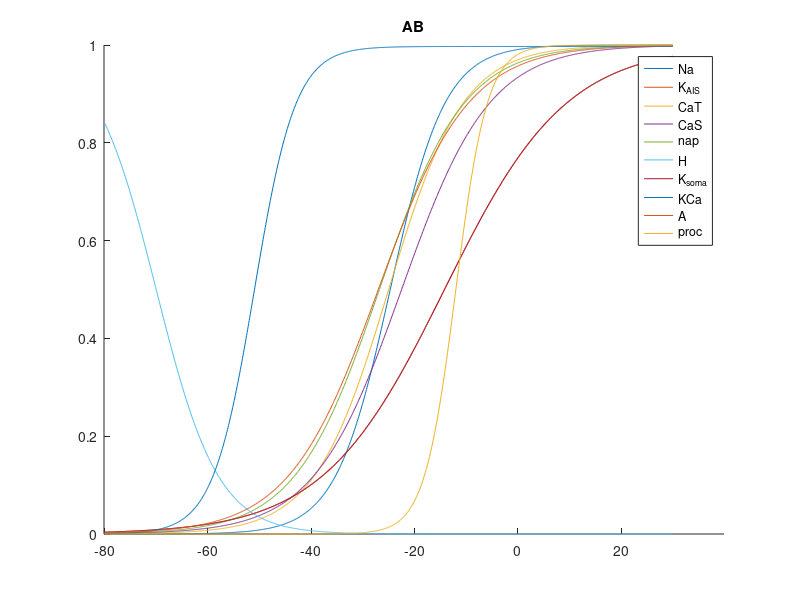
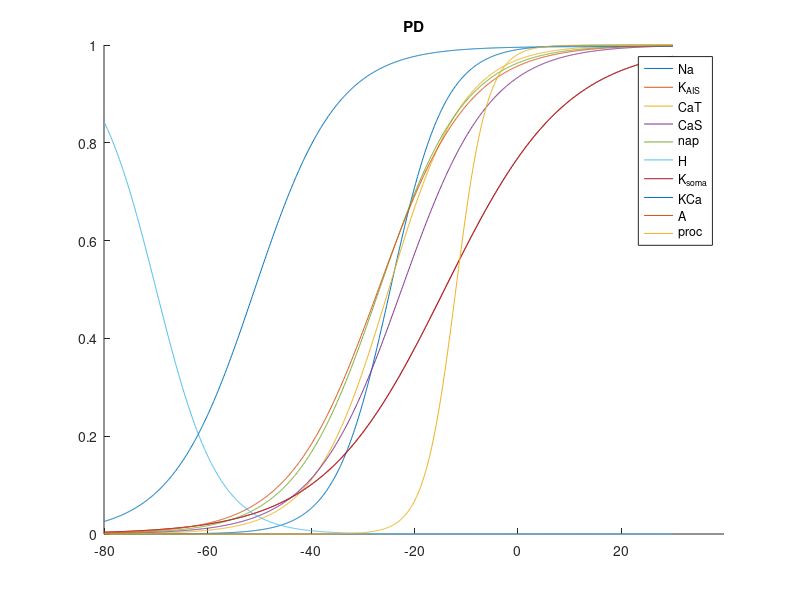

Here is the MATLAB script that generated these plots, in order:
% Print out plots of steady state channel conductances
% (Note: code taken directly from model code and modified to plot steady state conditions.)

function plot_m_h
    min_voltage = -80; max_voltage = +30; voltage_step = 0.1; % [mV]

    ss_activations   = zeros(2,10,(max_voltage-min_voltage)/voltage_step  + 1);
    ss_inactivations = zeros(2,10,(max_voltage-min_voltage)/voltage_step  + 1);

    for neuron = 1:2
        for channel = 1:10

            index = 0;
            for V = min_voltage:0.1:max_voltage
                index = index+1;

                if neuron == 1, neuron_type = 1; else neuron_type = 2; end

                %Ca = Ca * 10^6; % Convert intracellular [Ca++] from Mol to μM. (Elsewhere [Ca++] is always in Mol.)
                Ca = 10000; % TEMP. FIX!!!!!!!!!!!!!!!!!!!!!!!!

                % Channel dynamics functions table.
                Na=1; K_AIS=2; CaT=3; CaS=4; nap=5; H=6; K_soma=7; KCa=8; A=9; proc=10; % Enumeration of all the currents.

                switch channel
                    case Na % I_Na (Axon initial segment)
                        m_inf = sigmoid(-1, 24.7, 5.29, V);
                        h_inf = sigmoid(+1, 48.9, 5.18, V);
                        tau_m = tau_sigmoid(1.32, -1.26, -1,  120, 25, V);
                        tau_h = tau_sigmoid(0,     0.67, -1, 62.9, 10, V)  * tau_sigmoid(1.5, 1, +1, 34.9, 3.6, V);

                    case CaT % I_CaT
                        m_inf = sigmoid(-1, 25, 7.2, V);
                        h_inf = sigmoid(+1, 36, 7  , V);
                        tau_m = tau_sigmoid(55, -49.5, -1, 58, 17, V);
                        switch neuron_type
                            case 1 % AB
                                tau_h = tau_sigmoid(87.5,  -75, -1, 50, 16.9, V);
                            case 2 % PD
                                tau_h = tau_sigmoid(350,  -300, -1, 50, 16.9, V);
                            otherwise 
                                STOP
                        end

                    case CaS % I_CaS
                        m_inf = sigmoid(-1, 22.5, 8.5, V);
                        tau_m = tau_sigmoid(16, -13.1, -1, 25.1, 26.4, V);

                    case nap % I_NaP
                        m_inf = sigmoid(-1, 26.8, 8.2, V);
                        h_inf = sigmoid( 1, 48.5, 4.8, V);
                        tau_m = tau_sigmoid(19.8, -10.7, -1, 26.5,  8.6,  V);
                        tau_h = tau_sigmoid(666,  -379,  -1, 33.6,  11.7, V);

                    case H % I_h
                        m_inf = sigmoid( 1, 70, 6, V);
                        tau_m = tau_sigmoid(272, +1499, -1, 42.2, 8.73, V);

                    case {K_AIS, K_soma} % I_K {axon initial segment, soma}
                        m_inf = sigmoid(-1, 14.2, 11.8, V);
                        tau_m = tau_sigmoid( 7.2, -6.4, -1, 28.3, 19.2, V);

                    case KCa % I_KCa
                        switch neuron_type
                            case 1
                                m_inf = Ca/(Ca + 30) * sigmoid(-1, 51, 4, V);
                            case 2
                                m_inf = Ca/(Ca + 30) * sigmoid(-1, 51, 8, V);
                            otherwise 
                                STOP
                        end        
                        tau_m = tau_sigmoid(90.3, -75.09, -1, 46, 22.7, V);

                    case A % I_A 
                        m_inf = sigmoid( -1, 27,   8.7,  V);
                        h_inf = sigmoid( +1, 56.9, 4.9,  V);
                        tau_m = tau_sigmoid( 11.6, -10.4, -1, 32.9, 15.2,  V);
                        tau_h = tau_sigmoid( 38.6, -29.2, -1, 38.9, 26.5,  V);    

                    case proc % I_proc
                        m_inf = sigmoid( -1, 12, 3.05,   V);
                        tau_m = 0.5*10^-3;

                    otherwise
                        STOP

                end
            ss_activations(neuron, channel, index)   = m_inf;
            ss_inactivations(neuron, channel, index) = h_inf;
            end
        end
    end

    for neuron = 1:2
        figure
        hold on

        plot(squeeze(ss_activations(neuron, :, :))')
        %legend('Na',  'K_A_I_S', 'CaT', 'CaS', 'nap', 'H', 'K_s_o_m_a')
        legend('Na',  'K_A_I_S', 'CaT', 'CaS', 'nap', 'H', 'K_s_o_m_a', 'KCa', 'A', 'proc')

        set(gca,'XTick', 1:20/voltage_step:(max_voltage-min_voltage)/voltage_step +1)
        voltages = ['-80';'-60';'-40';'-20';'  0';' 20'];
        set(gca,'XTickLabel',voltages)
        if neuron == 1 
            title('AB');
        else
            title('PD')
        end
    end
end


% Sigmoid functions for calculating channel dynamics
function [answer] = sigmoid(a,b,c, V)
    answer = 1/(1+exp(a*(V+b)/c));
end

function[tau] = tau_sigmoid(a, b, c, d, e, V)
        tau = (a + b/(1+exp(c*(V+d)/e)))*10^-3;
end